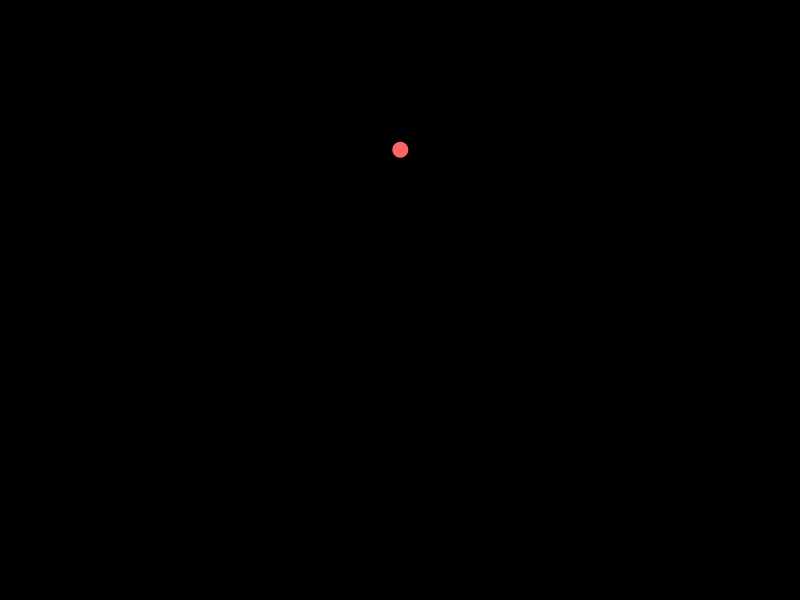
Frame 1 (no input)
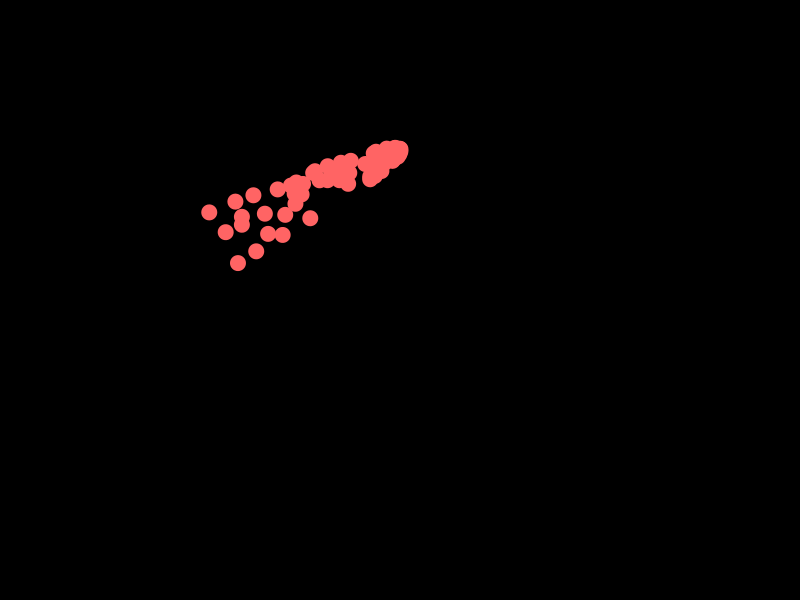
Frame 60 (the mouse pressed at the canvas centre just before this capture)
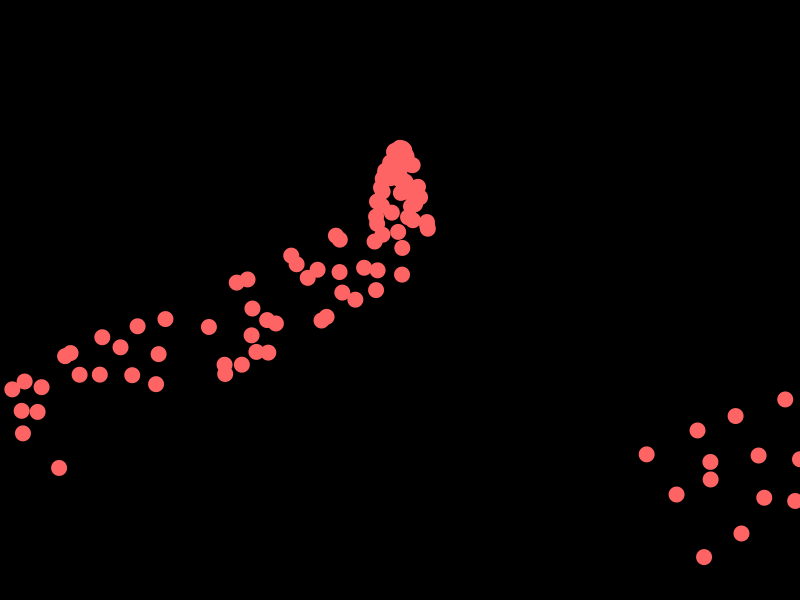
Frame 120 (the mouse held since frame 60 and released just before this capture)

The Processing sketch that drew these frames (run headless with seeded random() and noise(); from frame 60 on, the mouse is pressed at the canvas centre):

// Processing sketch: Particles2D_inclass
// ── Particles2D_inclass.pde
ParticleSystem ps;

void settings() {
  size(800, 600);
}

void setup() {
  background(0);
  ps = new ParticleSystem(new PVector(width / 2, height / 4));
}

void draw() {
  background(0);

  // Add a new particle each frame
  ps.addParticle();

  // Calculate wind based on mouseX
  float windStrength = map(mouseX, 0, width, -0.1, 0.1);
  PVector wind = new PVector(windStrength, 0);
  PVector gravity = new PVector(0,0.05);
  ps.applyForce(wind);
  ps.applyForce(gravity);
  
  // Update and display all particles
  ps.run();
  
  for(Particle p : ps.particles) {
    p.acceleration = new PVector(0,0);
  }
}

// ── Particle.pde


// Particle class
class Particle {
  PVector position;
  PVector velocity;
  PVector acceleration;

  Particle(PVector startPos) {
    position = startPos.copy();
    velocity = PVector.random2D().mult(0.5);
    acceleration = new PVector();
  }

  void update() {
  velocity.add(acceleration);
  position.add(velocity);

   // Screen wrapping
  if (position.x < 0) {
    position.x = width;
  } else if (position.x > width) {
    position.x = 0;
  }

  if (position.y < 0) {
    position.y = height;
  } else if (position.y > height) {
    position.y = 0;
  }
}

void applyForce(PVector force) {
  acceleration.add(force);
}

  void display() {
    fill(255, 100, 100);
    noStroke();
    ellipse(position.x, position.y, 16, 16);
  }
}

// ── ParticleSystem.pde
// ParticleSystem class
class ParticleSystem {
  ArrayList<Particle> particles;
  PVector origin;

  ParticleSystem(PVector position) {
    origin = position.copy();
    particles = new ArrayList<Particle>();
  }

  void addParticle() {
    particles.add(new Particle(origin));
  }

  void run() {
    for (int i = particles.size() - 1; i >= 0; i--) {
      Particle p = particles.get(i);
      p.update();
      p.display();
    }
  }
  
  void applyForce(PVector force) {
  for (Particle p : particles) {
    p.applyForce(force);
  }
}
}
